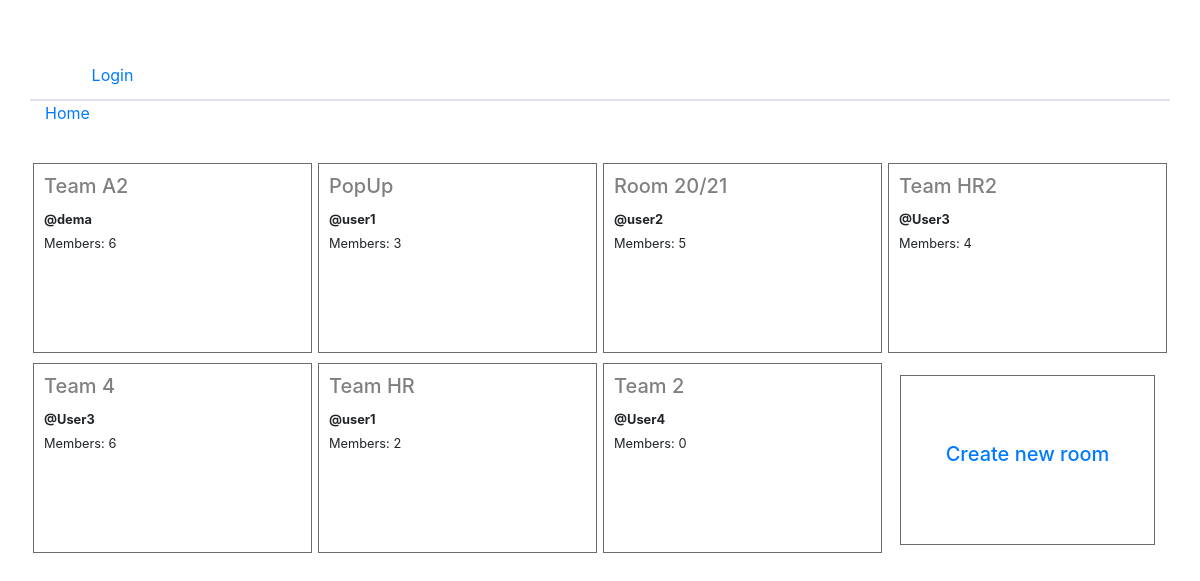
The app's page /, older data.
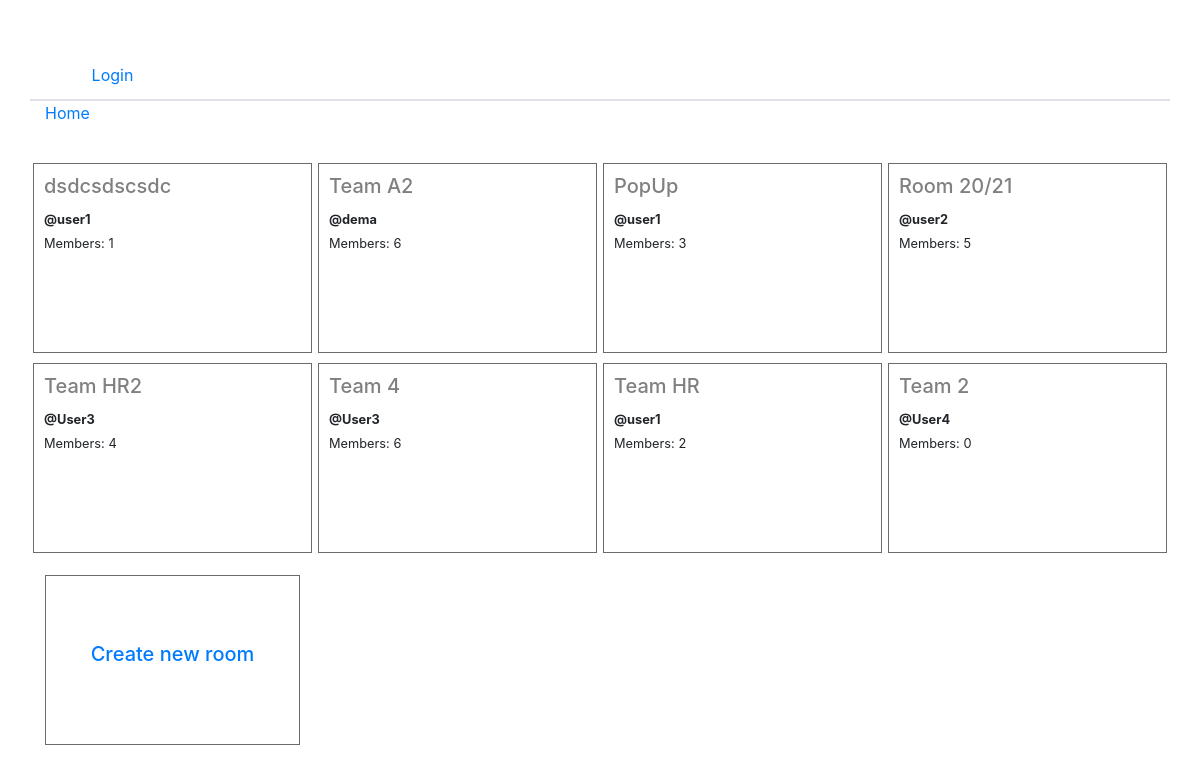
The same page, newer data.
### base/models.py (models this page shows, shortened)
class Room(models.Model):
    host = models.ForeignKey(User, on_delete=models.SET_NULL, null=True)
    topic = models.ForeignKey(Topic, on_delete=models.SET_NULL, null=True)
    name = models.CharField(max_length=200)
    description = models.TextField(null=True, blank=True)
    participants = models.ManyToManyField(User, related_name='participants')
    updated = models.DateTimeField(auto_now=True)
    createed = models.DateTimeField(auto_now_add=True)
    class Meta:
        ordering = ['-updated', '-createed']

### base/views.py (the view)
# urls.py: path('', views.home, name='home'),
def home(request):
    form = RoomForm()
    if request.method == 'POST':
        form = RoomForm(request.POST)
        if form.is_valid():
            form.save()
            return redirect('home') #name in the URLs
    topics = Topic.objects.all()
    rooms = Room.objects.all()
    context = {'rooms': rooms, 'topics': topics, 'form': form}
    return render(request, 'base/home.html', context)

### base/models.py (called while the page is built)
    def __str__(self):
        return self.name

### base/templates/base/home.html (shortened to what this page needs)
{% extends 'main.html' %}
{% load static %}
{% load crispy_forms_tags %}
{% block content %}
<div class="container">
    <div class="row">
        {% for room in rooms %}
        <div class="col-lg-3 col-md-6" style="height: 200px; padding: 3px; ">
            <div id="aaa" class=" justify-content-center" style="width: 100%; height: 98%; padding: 10px; background-color: white;">
                <div class="row">
                    <div class="col-12 d-flex align-items-center">
                        <div>
                            <h5><a style="color: grey;" href="{% url 'rooms' room.id %}">{{room.name}}</a></h5>
                            <small style="font-weight: bold;">@{{room.host}}</small>
                            <div class="justify-content-end">
                                <small>Members: {{room.participants.count}}</small>
                            </div>
                        </div>
                    </div>
                </div>
            </div>
        </div>
        {% endfor %}
        <div class="col-lg-3 col-md-6" style="height: 200px; padding: 15px;">
            <div class="d-flex justify-content-center" style="padding: 18px; height: 100%; top: 60%;background-color: white; border: 1px solid #6B6B6B;">
                 <h5 class="mt-5"><a href="" data-toggle="modal" data-target="#modalCreateRoom">Create new room</a></h5>
            </div>
        </div>
    </div>
</div>
{% endblock content %}

Row changes from the older to the newer data that the page shows:
added Room: name "dsdcsdscsdc", host "user1", participants.count "1"
